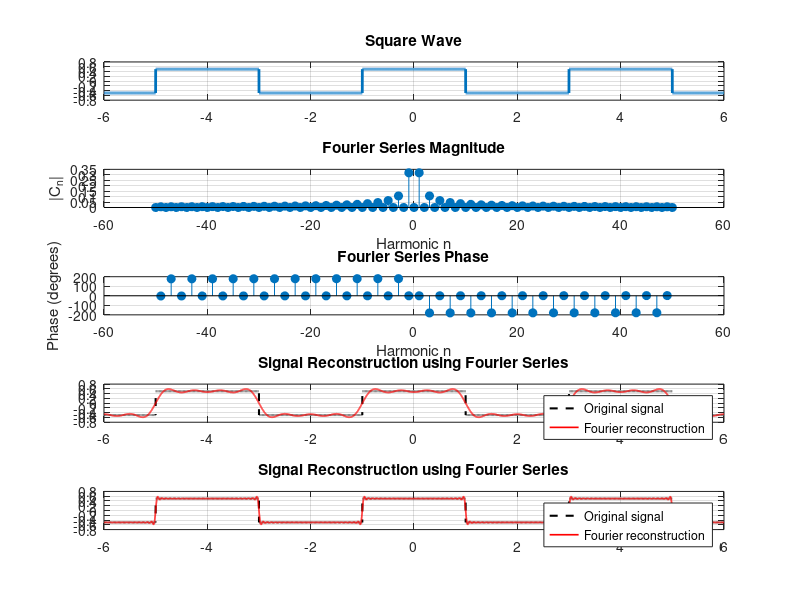

MATLAB code to generate this figure:
clc; clear; close all;
t = -6:0.001:6;
T0 = 4;
t0 = 0;
omega0 = 2*pi*(1/T0);
x = @(t) square(omega0*t + pi/2)/2;

subplot(5, 1, 1);
plot(t, x(t), 'LineWidth', 2)
grid on
title('Square Wave')
N = 50;                    % compute Cn for n = -N..N
nvec = -N:N;
Cn = zeros(size(nvec));
t_fs = t0 : 0.001 : (t0 + T0); 
% Use integral for each harmonic
for k = 1:length(nvec)
    n = nvec(k);
    integrand = x(t_fs).*exp(-1j*n*omega0*t_fs);
    Cn(k) = (1/T0)*trapz(t_fs, integrand);
end
% Threshold to ignore phase where magnitude is negligible
mag = abs(Cn);
thresh = max(mag) * 1e-3;          % adjust threshold as needed

% Compute raw phase in radians
phase_rad = angle(Cn);              % in [-pi, pi]
phase_rad(mag < thresh) = NaN;      % mask noisy phases

% Plot magnitude and phase

subplot(5,1,2);
stem(nvec, mag, 'filled');
xlabel('Harmonic n'); ylabel('|C_n|');
title('Fourier Series Magnitude');
grid on;

subplot(5,1,3);
stem(nvec, rad2deg(phase_rad), 'filled');
xlabel('Harmonic n'); ylabel('Phase (degrees)');
title('Fourier Series Phase');
grid on;
n = -8:8;
x_rec = zeros(size(t));

for k = 1:length(n)
    x_rec = x_rec + Cn(nvec == n(k)) .* exp(1j*n(k)*omega0*t);
end

x_rec = real(x_rec);
subplot(5,1,4);
plot(t, x(t), 'k--', 'LineWidth', 1.5)
hold on
plot(t, x_rec, 'r', 'LineWidth', 1.2)
grid on
legend('Original signal', 'Fourier reconstruction')
title('Signal Reconstruction using Fourier Series')

x_rec = zeros(size(t));

for k = 1:length(nvec)
    x_rec = x_rec + Cn(k) * exp(1j * nvec(k) * omega0 * t);
end

x_rec = real(x_rec);   % imaginary part ≈ numerical error

subplot(5,1,5);
plot(t, x(t), 'k--', 'LineWidth', 1.5)
hold on
plot(t, x_rec, 'r', 'LineWidth', 1.2)
grid on
legend('Original signal', 'Fourier reconstruction')
title('Signal Reconstruction using Fourier Series')
